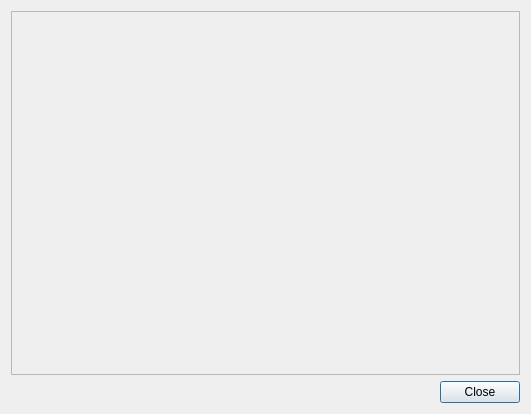
<?xml version="1.0" encoding="UTF-8"?>
<ui version="4.0">
 <class>ImageViewer</class>
 <widget class="QDialog" name="ImageViewer">
  <property name="geometry">
   <rect>
    <x>0</x>
    <y>0</y>
    <width>531</width>
    <height>414</height>
   </rect>
  </property>
  <property name="windowTitle">
   <string>Image Viewer</string>
  </property>
  <property name="modal">
   <bool>false</bool>
  </property>
  <layout class="QGridLayout" name="gridLayout">
   <item row="0" column="0">
    <widget class="QLabel" name="imageLabel">
     <property name="sizePolicy">
      <sizepolicy hsizetype="Expanding" vsizetype="Expanding">
       <horstretch>0</horstretch>
       <verstretch>0</verstretch>
      </sizepolicy>
     </property>
     <property name="maximumSize">
      <size>
       <width>1280</width>
       <height>720</height>
      </size>
     </property>
     <property name="autoFillBackground">
      <bool>false</bool>
     </property>
     <property name="frameShape">
      <enum>QFrame::StyledPanel</enum>
     </property>
     <property name="text">
      <string/>
     </property>
    </widget>
   </item>
   <item row="1" column="0">
    <layout class="QHBoxLayout" name="horizontalLayout">
     <item>
      <spacer name="horizontalSpacer">
       <property name="orientation">
        <enum>Qt::Horizontal</enum>
       </property>
       <property name="sizeHint" stdset="0">
        <size>
         <width>428</width>
         <height>20</height>
        </size>
       </property>
      </spacer>
     </item>
     <item>
      <widget class="QDialogButtonBox" name="buttonBox">
       <property name="orientation">
        <enum>Qt::Horizontal</enum>
       </property>
       <property name="standardButtons">
        <set>QDialogButtonBox::Close</set>
       </property>
      </widget>
     </item>
    </layout>
   </item>
  </layout>
 </widget>
 <resources/>
 <connections>
  <connection>
   <sender>buttonBox</sender>
   <signal>rejected()</signal>
   <receiver>ImageViewer</receiver>
   <slot>reject()</slot>
   <hints>
    <hint type="sourcelabel">
     <x>316</x>
     <y>260</y>
    </hint>
    <hint type="destinationlabel">
     <x>286</x>
     <y>274</y>
    </hint>
   </hints>
  </connection>
  <connection>
   <sender>buttonBox</sender>
   <signal>accepted()</signal>
   <receiver>ImageViewer</receiver>
   <slot>accept()</slot>
   <hints>
    <hint type="sourcelabel">
     <x>248</x>
     <y>254</y>
    </hint>
    <hint type="destinationlabel">
     <x>157</x>
     <y>274</y>
    </hint>
   </hints>
  </connection>
 </connections>
</ui>
